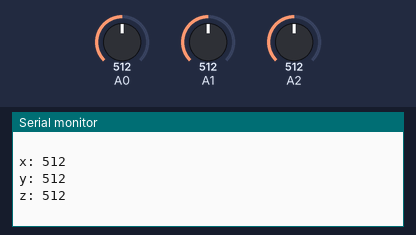
Bench run of a sketch on a simulated Arduino Uno, built with avr-gcc and run on an emulated ATmega328P. Shown: the last lines printed to the serial monitor. Inputs (shaded band) come from the test bench; at power-on: A0 = 512, A1 = 512, A2 = 512.

Above: at 1.3 s.
1.4 s: A0 set to 716
2.9 s: A1 set to 716
At 3.32 s:
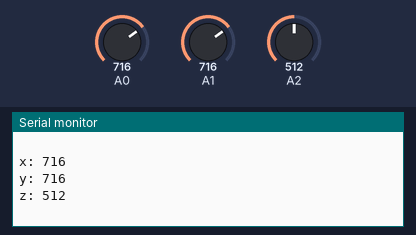
4.4 s: A2 set to 716
At 4.83 s:
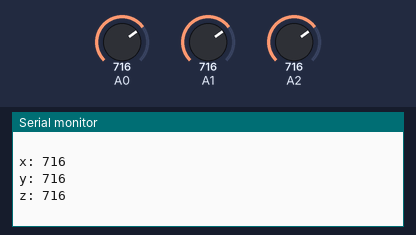
5.9 s: A0 set to 900
7.4 s: A1 set to 900
At 7.83 s:
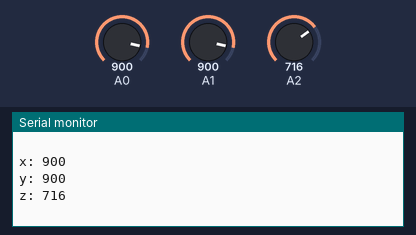
8.9 s: A2 set to 900
At 9.34 s:
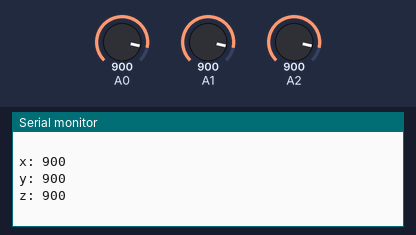
Timing chart, 0 to 11.4 s (numbered marks = the images above; inputs shaded):
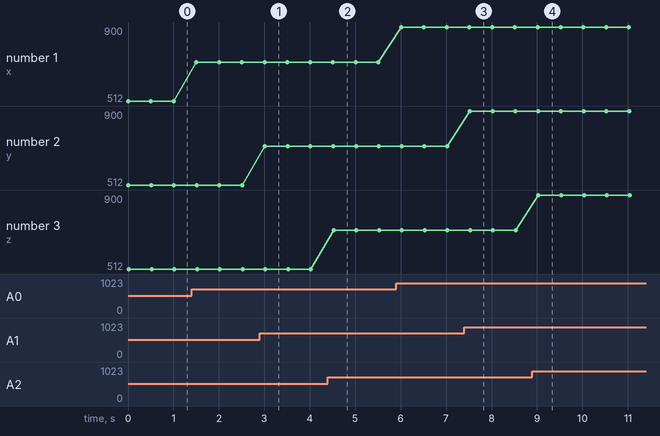

Measured:
- after the input at 2.9 s, the serial monitor: prints a new line after 0.11 s (image 1)
- after the input at 4.4 s, the serial monitor: prints a new line after 0.13 s (image 2)
- after the input at 7.4 s, the serial monitor: prints a new line after 0.12 s (image 3)
- after the input at 8.9 s, the serial monitor: prints a new line after 0.13 s (image 4)
- plotted number 1: 512 → 716 after the input at 1.4 s, 716 → 900 after the input at 5.9 s

The sketch:

Accelerometer_Test.ino
```cpp
void setup() {
  Serial.begin(9600);
}

void loop() {
  Serial.print("x: "); Serial.println(analogRead(0));
  Serial.print("y: "); Serial.println(analogRead(1));
  Serial.print("z: "); Serial.println(analogRead(2));
  Serial.println(' ');
  delay(500);
}
```
